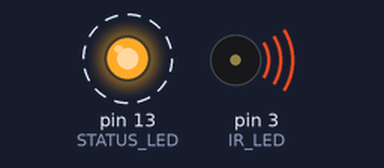
Bench run of a sketch on a simulated Arduino Uno, built with avr-gcc and run on an emulated ATmega328P. Shown: output pins drawn as LEDs (lit = HIGH), buzzer (waves = sounding). Dashed ring = blinking. What the sketch prints to the serial monitor is not drawn.

Above: at 0.5 s.
Timing chart, 0 to 4.7 s (numbered marks = the images above):
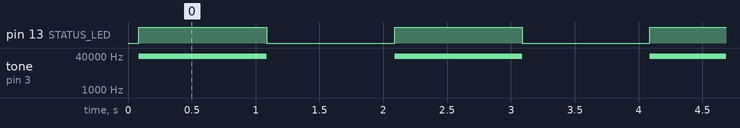

Measured:
- by itself, pin 13 (STATUS_LED): alternates HIGH for 1.0 s and LOW for 1.0 s
- by itself, tone on pin 3 (IR_LED): alternates 38000 Hz for 1.0 s and silent for 1.0 s

The sketch:

10_ir_tx_selftest.ino
```cpp
/*
 * 10_ir_tx_selftest — 집 비콘 송신부(KY-005/IR LED) 단독 점검
 * ---------------------------------------------------------------------------
 * home_beacon.ino의 실제 패킷(600us on/off x8, 70ms 주기)은 너무 빨라서
 * 휴대폰 카메라나 육안으로 "제대로 나오는지"를 확인하기 어렵다. 이 코드는
 * 그 복잡한 타이밍을 완전히 걷어내고 "1초 켜짐 / 1초 꺼짐"만 아주 천천히,
 * 확실하게 반복한다 — D13과 실제 IR LED 상태를 사람이 눈으로 정확히
 * 맞춰보기 위한 용도다.
 *
 * 사용법:
 *   1) 이 코드를 집 비콘 아두이노에 업로드 (배선은 home_beacon.ino와 동일:
 *      IR LED -> D3, GND -> GND)
 *   2) D13(온보드 LED)이 1초 간격으로 켜짐/꺼짐을 반복하는지 확인
 *      -> 이건 무조건 보여야 한다. 안 보이면 코드 업로드/보드 자체 문제.
 *   3) 휴대폰 카메라로 IR LED를 비추고, D13이 켜지는 바로 그 순간에
 *      카메라 화면에도 보라색/하얀 빛이 함께 켜지는지 확인
 *
 * 판단 기준:
 *   - D13은 정상 깜빡이는데 카메라엔 전혀 안 보임
 *       → IR LED 자체 손상, 또는 D3 핀 손상, 또는 배선(극성) 문제.
 *         (직전에 저항 없이 직결했다면 이 손상 가능성을 우선 의심할 것)
 *   - D13도 카메라도 둘 다 반응 없음
 *       → 코드가 안 올라갔거나 전원 문제일 가능성 (드문 경우)
 *   - 둘 다 정상 동작 → 송신부 하드웨어는 살아있음. 문제는 09_ir_rx_debug로
 *     넘어가 수신측/타이밍 쪽에서 찾을 것.
 */

const uint8_t IR_LED     = 3;            // home_beacon.ino와 동일 핀
const uint8_t STATUS_LED = LED_BUILTIN;

const unsigned int IR_CARRIER_HZ = 38000;

void setup() {
  pinMode(IR_LED, OUTPUT);
  digitalWrite(IR_LED, LOW);
  pinMode(STATUS_LED, OUTPUT);
  digitalWrite(STATUS_LED, LOW);

  Serial.begin(9600);
  Serial.println(F("=== IR TX selftest: 1초 ON / 1초 OFF 반복 ==="));
  Serial.println(F("D13과 휴대폰 카메라로 본 IR LED가 같은 타이밍에 켜지는지 확인하세요."));
}

void loop() {
  digitalWrite(STATUS_LED, HIGH);
  tone(IR_LED, IR_CARRIER_HZ);
  Serial.println(F("ON"));
  delay(1000);

  digitalWrite(STATUS_LED, LOW);
  noTone(IR_LED);
  Serial.println(F("OFF"));
  delay(1000);
}
```
